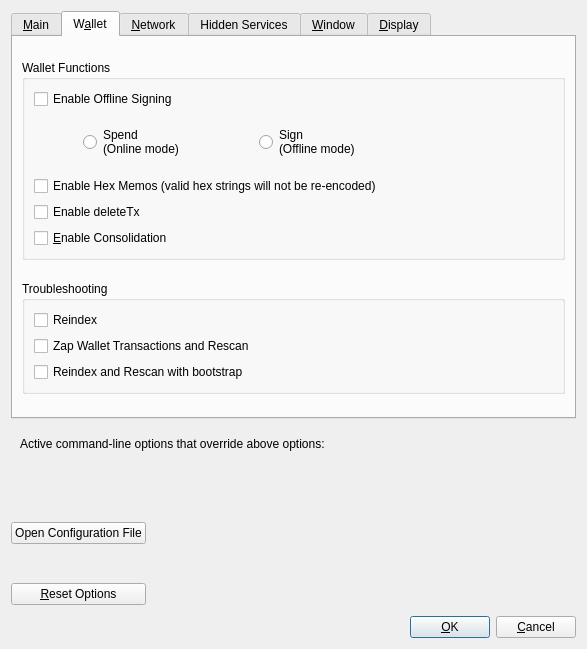
<?xml version="1.0" encoding="UTF-8"?>
<ui version="4.0">
 <class>OptionsDialog</class>
 <widget class="QDialog" name="OptionsDialog">
  <property name="geometry">
   <rect>
    <x>0</x>
    <y>0</y>
    <width>587</width>
    <height>649</height>
   </rect>
  </property>
  <property name="windowTitle">
   <string>Options</string>
  </property>
  <property name="modal">
   <bool>true</bool>
  </property>
  <layout class="QVBoxLayout" name="verticalLayout">
   <item>
    <widget class="QTabWidget" name="tabWidget">
     <property name="currentIndex">
      <number>1</number>
     </property>
     <widget class="QWidget" name="tabMain">
      <attribute name="title">
       <string>&amp;Main</string>
      </attribute>
      <layout class="QVBoxLayout" name="verticalLayout_Main">
       <item>
        <widget class="QCheckBox" name="komodoAtStartup">
         <property name="toolTip">
          <string>Automatically start %1 after logging in to the system.</string>
         </property>
         <property name="text">
          <string>&amp;Start %1 on system login</string>
         </property>
        </widget>
       </item>
       <item>
        <layout class="QHBoxLayout" name="horizontalLayout_2_Main">
         <item>
          <widget class="QLabel" name="databaseCacheLabel">
           <property name="text">
            <string>Size of &amp;database cache</string>
           </property>
           <property name="textFormat">
            <enum>Qt::PlainText</enum>
           </property>
           <property name="buddy">
            <cstring>databaseCache</cstring>
           </property>
          </widget>
         </item>
         <item>
          <widget class="QSpinBox" name="databaseCache"/>
         </item>
         <item>
          <widget class="QLabel" name="databaseCacheUnitLabel">
           <property name="text">
            <string>MB</string>
           </property>
           <property name="textFormat">
            <enum>Qt::PlainText</enum>
           </property>
          </widget>
         </item>
         <item>
          <spacer name="horizontalSpacer_2_Main">
           <property name="orientation">
            <enum>Qt::Horizontal</enum>
           </property>
           <property name="sizeHint" stdset="0">
            <size>
             <width>40</width>
             <height>20</height>
            </size>
           </property>
          </spacer>
         </item>
        </layout>
       </item>
       <item>
        <layout class="QHBoxLayout" name="horizontalLayout_3_Main">
         <item>
          <widget class="QLabel" name="threadsScriptVerifLabel">
           <property name="text">
            <string>Number of script &amp;verification threads</string>
           </property>
           <property name="textFormat">
            <enum>Qt::PlainText</enum>
           </property>
           <property name="buddy">
            <cstring>threadsScriptVerif</cstring>
           </property>
          </widget>
         </item>
         <item>
          <widget class="QSpinBox" name="threadsScriptVerif">
           <property name="toolTip">
            <string>(0 = auto, &lt;0 = leave that many cores free)</string>
           </property>
          </widget>
         </item>
         <item>
          <spacer name="horizontalSpacer_3_Main">
           <property name="orientation">
            <enum>Qt::Horizontal</enum>
           </property>
           <property name="sizeHint" stdset="0">
            <size>
             <width>40</width>
             <height>20</height>
            </size>
           </property>
          </spacer>
         </item>
        </layout>
       </item>
       <item>
        <spacer name="verticalSpacer_Main">
         <property name="orientation">
          <enum>Qt::Vertical</enum>
         </property>
         <property name="sizeHint" stdset="0">
          <size>
           <width>20</width>
           <height>40</height>
          </size>
         </property>
        </spacer>
       </item>
      </layout>
     </widget>
     <widget class="QWidget" name="tabWallet">
      <attribute name="title">
       <string>W&amp;allet</string>
      </attribute>
      <layout class="QVBoxLayout" name="verticalLayout_7">
       <item>
        <spacer name="verticalSpacer_3">
         <property name="orientation">
          <enum>Qt::Vertical</enum>
         </property>
         <property name="sizeHint" stdset="0">
          <size>
           <width>20</width>
           <height>14</height>
          </size>
         </property>
        </spacer>
       </item>
       <item>
        <widget class="QGroupBox" name="groupBox_3">
         <property name="minimumSize">
          <size>
           <width>0</width>
           <height>200</height>
          </size>
         </property>
         <property name="title">
          <string>Wallet Functions</string>
         </property>
         <layout class="QGridLayout" name="gridLayout_5">
          <item row="6" column="0">
           <widget class="QCheckBox" name="saplingConsolidationEnabled">
            <property name="toolTip">
             <string>Enable automatic creation of consolidation transactions to reduce walle size and number of active notes.</string>
            </property>
            <property name="text">
             <string>&amp;Enable Consolidation</string>
            </property>
           </widget>
          </item>
          <item row="4" column="0">
           <widget class="QCheckBox" name="enableHexEncoding">
            <property name="text">
             <string>Enable Hex Memos (valid hex strings will not be re-encoded)</string>
            </property>
           </widget>
          </item>
          <item row="0" column="0">
           <widget class="QCheckBox" name="enableOfflineSigning">
            <property name="toolTip">
             <string>Allow the creation and authorisation of transactions to be split. Authorisation occurrs on a machine that is not connected to the internet</string>
            </property>
            <property name="text">
             <string>Enable Offline Signing</string>
            </property>
           </widget>
          </item>
          <item row="5" column="0">
           <widget class="QCheckBox" name="enableDeleteTx">
            <property name="toolTip">
             <string>Enable or Disable DeleteTx</string>
            </property>
            <property name="text">
             <string>Enable deleteTx</string>
            </property>
           </widget>
          </item>
          <item row="1" column="0" colspan="2">
           <widget class="QFrame" name="frameOfflineSigning">
            <layout class="QGridLayout" name="gridLayout">
             <item row="0" column="2">
              <widget class="QRadioButton" name="rbOfflineSigning_Sign">
               <property name="toolTip">
                <string>This wallet acts as the offline participant that signs the transaction. The (extended) spending key of the spending address is required. Access to the blockchain is not required.</string>
               </property>
               <property name="text">
                <string>Sign
(Offline mode)</string>
               </property>
              </widget>
             </item>
             <item row="0" column="1">
              <widget class="QRadioButton" name="rbOfflineSigning_Spend">
               <property name="minimumSize">
                <size>
                 <width>170</width>
                 <height>0</height>
                </size>
               </property>
               <property name="toolTip">
                <string>This wallet acts as the online participant that creates the transaction. The (extended) viewing key of the spending address is required. Access to the blockchain is required via an internet connection.</string>
               </property>
               <property name="text">
                <string>Spend
(Online mode)</string>
               </property>
              </widget>
             </item>
             <item row="0" column="3">
              <spacer name="hsOfflineSigning2">
               <property name="orientation">
                <enum>Qt::Horizontal</enum>
               </property>
               <property name="sizeHint" stdset="0">
                <size>
                 <width>40</width>
                 <height>0</height>
                </size>
               </property>
              </spacer>
             </item>
             <item row="0" column="0">
              <spacer name="hsOfflineSigning1">
               <property name="orientation">
                <enum>Qt::Horizontal</enum>
               </property>
               <property name="sizeType">
                <enum>QSizePolicy::Fixed</enum>
               </property>
               <property name="sizeHint" stdset="0">
                <size>
                 <width>40</width>
                 <height>0</height>
                </size>
               </property>
              </spacer>
             </item>
            </layout>
           </widget>
          </item>
         </layout>
        </widget>
       </item>
       <item>
        <spacer name="verticalSpacer_2">
         <property name="orientation">
          <enum>Qt::Vertical</enum>
         </property>
         <property name="sizeHint" stdset="0">
          <size>
           <width>20</width>
           <height>13</height>
          </size>
         </property>
        </spacer>
       </item>
       <item>
        <widget class="QGroupBox" name="groupBox_2">
         <property name="title">
          <string>Troubleshooting</string>
         </property>
         <layout class="QVBoxLayout" name="verticalLayout_3">
          <item>
           <widget class="QCheckBox" name="chkReindex">
            <property name="toolTip">
             <string>Reindex on restart</string>
            </property>
            <property name="text">
             <string>Reindex</string>
            </property>
           </widget>
          </item>
          <item>
           <widget class="QCheckBox" name="chkZapWalletTxes">
            <property name="toolTip">
             <string>Remove all wallet transaction and rescan the blockchain for all transactions.</string>
            </property>
            <property name="text">
             <string>Zap Wallet Transactions and Rescan</string>
            </property>
           </widget>
          </item>
          <item>
           <widget class="QCheckBox" name="chkBootstrap">
            <property name="toolTip">
             <string>Reset wallet data using the downloadable bootstrap.</string>
            </property>
            <property name="text">
             <string>Reindex and Rescan with bootstrap</string>
            </property>
           </widget>
          </item>
         </layout>
        </widget>
       </item>
       <item>
        <spacer name="verticalSpacer_4">
         <property name="orientation">
          <enum>Qt::Vertical</enum>
         </property>
         <property name="sizeHint" stdset="0">
          <size>
           <width>20</width>
           <height>14</height>
          </size>
         </property>
        </spacer>
       </item>
      </layout>
     </widget>
     <widget class="QWidget" name="tabNetwork">
      <attribute name="title">
       <string>&amp;Network</string>
      </attribute>
      <layout class="QVBoxLayout" name="verticalLayout_2">
       <item>
        <widget class="QCheckBox" name="requireTLS">
         <property name="toolTip">
          <string>Accept connections from outside.</string>
         </property>
         <property name="text">
          <string>Only connect to encrypted peers</string>
         </property>
        </widget>
       </item>
       <item>
        <widget class="QCheckBox" name="mapPortUpnp">
         <property name="toolTip">
          <string>Automatically open the Pirate client port on the router. This only works when your router supports UPnP and it is enabled.</string>
         </property>
         <property name="text">
          <string>Map port using &amp;UPnP</string>
         </property>
        </widget>
       </item>
       <item>
        <widget class="QCheckBox" name="allowIncoming">
         <property name="toolTip">
          <string>Accept connections from outside.</string>
         </property>
         <property name="text">
          <string>Allow incomin&amp;g connections</string>
         </property>
        </widget>
       </item>
       <item>
        <widget class="QCheckBox" name="Ipv4Disable">
         <property name="toolTip">
          <string>Disable ipv4 networks</string>
         </property>
         <property name="text">
          <string>Disable IPV4 networks</string>
         </property>
        </widget>
       </item>
       <item>
        <widget class="QCheckBox" name="Ipv6Disable">
         <property name="toolTip">
          <string>Disable ipv6 networks</string>
         </property>
         <property name="text">
          <string>Disable IPV6 networks</string>
         </property>
        </widget>
       </item>
       <item>
        <widget class="Line" name="line">
         <property name="orientation">
          <enum>Qt::Horizontal</enum>
         </property>
        </widget>
       </item>
       <item>
        <widget class="QCheckBox" name="connectSocks">
         <property name="toolTip">
          <string>Connect to the Pirate network through a SOCKS5 proxy.</string>
         </property>
         <property name="text">
          <string>&amp;Connect through SOCKS5 proxy (default proxy):</string>
         </property>
        </widget>
       </item>
       <item>
        <layout class="QHBoxLayout" name="horizontalLayout_2_Network">
         <item>
          <widget class="QLabel" name="proxyActiveNets">
           <property name="text">
            <string>Used for reaching peers via:</string>
           </property>
           <property name="textFormat">
            <enum>Qt::PlainText</enum>
           </property>
          </widget>
         </item>
         <item>
          <widget class="QCheckBox" name="proxyReachIPv4">
           <property name="enabled">
            <bool>false</bool>
           </property>
           <property name="toolTip">
            <string>Shows if the supplied default SOCKS5 proxy is used to reach peers via this network type.</string>
           </property>
           <property name="text">
            <string/>
           </property>
          </widget>
         </item>
         <item>
          <widget class="QLabel" name="proxyReachIPv4Label">
           <property name="text">
            <string>IPv4</string>
           </property>
           <property name="textFormat">
            <enum>Qt::PlainText</enum>
           </property>
          </widget>
         </item>
         <item>
          <widget class="QCheckBox" name="proxyReachIPv6">
           <property name="enabled">
            <bool>false</bool>
           </property>
           <property name="toolTip">
            <string>Shows if the supplied default SOCKS5 proxy is used to reach peers via this network type.</string>
           </property>
           <property name="text">
            <string/>
           </property>
          </widget>
         </item>
         <item>
          <widget class="QLabel" name="proxyReachIPv6Label">
           <property name="text">
            <string>IPv6</string>
           </property>
           <property name="textFormat">
            <enum>Qt::PlainText</enum>
           </property>
          </widget>
         </item>
         <item>
          <widget class="QCheckBox" name="proxyReachTor">
           <property name="enabled">
            <bool>false</bool>
           </property>
           <property name="toolTip">
            <string>Shows if the supplied default SOCKS5 proxy is used to reach peers via this network type.</string>
           </property>
           <property name="text">
            <string/>
           </property>
          </widget>
         </item>
         <item>
          <widget class="QLabel" name="proxyReachTorLabel">
           <property name="text">
            <string>Tor</string>
           </property>
           <property name="textFormat">
            <enum>Qt::PlainText</enum>
           </property>
          </widget>
         </item>
         <item>
          <spacer name="horizontalSpacer_2_Network">
           <property name="orientation">
            <enum>Qt::Horizontal</enum>
           </property>
           <property name="sizeHint" stdset="0">
            <size>
             <width>40</width>
             <height>20</height>
            </size>
           </property>
          </spacer>
         </item>
        </layout>
       </item>
       <item>
        <layout class="QHBoxLayout" name="horizontalLayout_1_Network">
         <item>
          <widget class="QLabel" name="proxyIpLabel">
           <property name="text">
            <string>Proxy &amp;IP:</string>
           </property>
           <property name="textFormat">
            <enum>Qt::PlainText</enum>
           </property>
           <property name="buddy">
            <cstring>proxyIp</cstring>
           </property>
          </widget>
         </item>
         <item>
          <widget class="QValidatedLineEdit" name="proxyIp">
           <property name="minimumSize">
            <size>
             <width>140</width>
             <height>0</height>
            </size>
           </property>
           <property name="maximumSize">
            <size>
             <width>140</width>
             <height>16777215</height>
            </size>
           </property>
           <property name="toolTip">
            <string>IP address of the proxy (e.g. IPv4: 127.0.0.1 / IPv6: ::1)</string>
           </property>
          </widget>
         </item>
         <item>
          <widget class="QLabel" name="proxyPortLabel">
           <property name="text">
            <string>&amp;Port:</string>
           </property>
           <property name="textFormat">
            <enum>Qt::PlainText</enum>
           </property>
           <property name="buddy">
            <cstring>proxyPort</cstring>
           </property>
          </widget>
         </item>
         <item>
          <widget class="QLineEdit" name="proxyPort">
           <property name="minimumSize">
            <size>
             <width>55</width>
             <height>0</height>
            </size>
           </property>
           <property name="maximumSize">
            <size>
             <width>55</width>
             <height>16777215</height>
            </size>
           </property>
           <property name="toolTip">
            <string>Port of the proxy (e.g. 9050)</string>
           </property>
          </widget>
         </item>
         <item>
          <spacer name="horizontalSpacer_1_Network">
           <property name="orientation">
            <enum>Qt::Horizontal</enum>
           </property>
           <property name="sizeHint" stdset="0">
            <size>
             <width>40</width>
             <height>20</height>
            </size>
           </property>
          </spacer>
         </item>
        </layout>
       </item>
       <item>
        <widget class="Line" name="line_4">
         <property name="orientation">
          <enum>Qt::Horizontal</enum>
         </property>
        </widget>
       </item>
       <item>
        <spacer name="verticalSpacer_Network">
         <property name="orientation">
          <enum>Qt::Vertical</enum>
         </property>
         <property name="sizeHint" stdset="0">
          <size>
           <width>20</width>
           <height>40</height>
          </size>
         </property>
        </spacer>
       </item>
      </layout>
     </widget>
     <widget class="QWidget" name="tab">
      <attribute name="title">
       <string>Hidden Services</string>
      </attribute>
      <layout class="QVBoxLayout" name="verticalLayout_5">
       <item>
        <widget class="QLabel" name="I2PHeading">
         <property name="font">
          <font>
           <pointsize>12</pointsize>
          </font>
         </property>
         <property name="text">
          <string>I2P Network Settings</string>
         </property>
        </widget>
       </item>
       <item>
        <widget class="QCheckBox" name="connectSocksI2P">
         <property name="toolTip">
          <string>Connect to the Pirate network through a SOCKS5 proxy.</string>
         </property>
         <property name="text">
          <string>&amp;Connect through I2P using SAM Proxy</string>
         </property>
        </widget>
       </item>
       <item>
        <widget class="QCheckBox" name="allowIncomingI2P">
         <property name="toolTip">
          <string>Accept I2P connections from outside.</string>
         </property>
         <property name="text">
          <string>Allow incomin&amp;g I2P connections</string>
         </property>
        </widget>
       </item>
       <item>
        <layout class="QHBoxLayout" name="horizontalLayout_3_Network_2">
         <item>
          <widget class="QLabel" name="proxyIpI2PLabel">
           <property name="text">
            <string>I2P SAM &amp;IP:</string>
           </property>
           <property name="textFormat">
            <enum>Qt::PlainText</enum>
           </property>
          </widget>
         </item>
         <item>
          <widget class="QValidatedLineEdit" name="proxyIpI2P">
           <property name="minimumSize">
            <size>
             <width>140</width>
             <height>0</height>
            </size>
           </property>
           <property name="maximumSize">
            <size>
             <width>140</width>
             <height>16777215</height>
            </size>
           </property>
           <property name="toolTip">
            <string>IP address of the proxy (e.g. IPv4: 127.0.0.1 / IPv6: ::1)</string>
           </property>
           <property name="placeholderText">
            <string>127.0.0.1</string>
           </property>
          </widget>
         </item>
         <item>
          <widget class="QLabel" name="proxyPortI2PLabel">
           <property name="text">
            <string>&amp;Port:</string>
           </property>
           <property name="textFormat">
            <enum>Qt::PlainText</enum>
           </property>
          </widget>
         </item>
         <item>
          <widget class="QLineEdit" name="proxyPortI2P">
           <property name="minimumSize">
            <size>
             <width>55</width>
             <height>0</height>
            </size>
           </property>
           <property name="maximumSize">
            <size>
             <width>55</width>
             <height>16777215</height>
            </size>
           </property>
           <property name="toolTip">
            <string>Port of the proxy (e.g. 7656)</string>
           </property>
           <property name="placeholderText">
            <string>7656</string>
           </property>
          </widget>
         </item>
         <item>
          <spacer name="horizontalSpacer_4_Network_2">
           <property name="orientation">
            <enum>Qt::Horizontal</enum>
           </property>
           <property name="sizeHint" stdset="0">
            <size>
             <width>40</width>
             <height>20</height>
            </size>
           </property>
          </spacer>
         </item>
        </layout>
       </item>
       <item>
        <spacer name="verticalSpacer_7">
         <property name="orientation">
          <enum>Qt::Vertical</enum>
         </property>
         <property name="sizeType">
          <enum>QSizePolicy::Minimum</enum>
         </property>
         <property name="sizeHint" stdset="0">
          <size>
           <width>20</width>
           <height>5</height>
          </size>
         </property>
        </spacer>
       </item>
       <item>
        <widget class="QLabel" name="i2pLink">
         <property name="text">
          <string>TextLabel</string>
         </property>
        </widget>
       </item>
       <item>
        <widget class="Line" name="line_2">
         <property name="orientation">
          <enum>Qt::Horizontal</enum>
         </property>
        </widget>
       </item>
       <item>
        <widget class="QLabel" name="TorHeading">
         <property name="font">
          <font>
           <pointsize>12</pointsize>
          </font>
         </property>
         <property name="text">
          <string>Tor Network Settings</string>
         </property>
        </widget>
       </item>
       <item>
        <widget class="QCheckBox" name="connectSocksTor">
         <property name="toolTip">
          <string>Connect to the Pirate network through a separate proxy for Tor hidden services.</string>
         </property>
         <property name="text">
          <string>Use separate proxy to reach peers via Tor hidden services:</string>
         </property>
        </widget>
       </item>
       <item>
        <layout class="QHBoxLayout" name="horizontalLayout_3_Network">
         <item>
          <widget class="QLabel" name="proxyIpTorLabel">
           <property name="text">
            <string>Tor Proxy &amp;IP:</string>
           </property>
           <property name="textFormat">
            <enum>Qt::PlainText</enum>
           </property>
           <property name="buddy">
            <cstring>proxyIpTor</cstring>
           </property>
          </widget>
         </item>
         <item>
          <widget class="QValidatedLineEdit" name="proxyIpTor">
           <property name="minimumSize">
            <size>
             <width>140</width>
             <height>0</height>
            </size>
           </property>
           <property name="maximumSize">
            <size>
             <width>140</width>
             <height>16777215</height>
            </size>
           </property>
           <property name="toolTip">
            <string>IP address of the proxy (e.g. IPv4: 127.0.0.1 / IPv6: ::1)</string>
           </property>
           <property name="placeholderText">
            <string>127.0.0.1</string>
           </property>
          </widget>
         </item>
         <item>
          <widget class="QLabel" name="proxyPortTorLabel">
           <property name="text">
            <string>&amp;Port:</string>
           </property>
           <property name="textFormat">
            <enum>Qt::PlainText</enum>
           </property>
           <property name="buddy">
            <cstring>proxyPortTor</cstring>
           </property>
          </widget>
         </item>
         <item>
          <widget class="QLineEdit" name="proxyPortTor">
           <property name="minimumSize">
            <size>
             <width>55</width>
             <height>0</height>
            </size>
           </property>
           <property name="maximumSize">
            <size>
             <width>55</width>
             <height>16777215</height>
            </size>
           </property>
           <property name="toolTip">
            <string>Port of the proxy (e.g. 9050)</string>
           </property>
           <property name="placeholderText">
            <string>9050</string>
           </property>
          </widget>
         </item>
         <item>
          <spacer name="horizontalSpacer_4_Network">
           <property name="orientation">
            <enum>Qt::Horizontal</enum>
           </property>
           <property name="sizeHint" stdset="0">
            <size>
             <width>40</width>
             <height>20</height>
            </size>
           </property>
          </spacer>
         </item>
        </layout>
       </item>
       <item>
        <layout class="QHBoxLayout" name="horizontalLayout_3_Network_3">
         <item>
          <widget class="QLabel" name="controlIpTorLabel">
           <property name="text">
            <string>Tor Control &amp;IP:</string>
           </property>
           <property name="textFormat">
            <enum>Qt::PlainText</enum>
           </property>
           <property name="buddy">
            <cstring>proxyIpTor</cstring>
           </property>
          </widget>
         </item>
         <item>
          <widget class="QValidatedLineEdit" name="controlIpTor">
           <property name="minimumSize">
            <size>
             <width>140</width>
             <height>0</height>
            </size>
           </property>
           <property name="maximumSize">
            <size>
             <width>140</width>
             <height>16777215</height>
            </size>
           </property>
           <property name="toolTip">
            <string>IP address of the control (e.g. IPv4: 127.0.0.1 / IPv6: ::1)</string>
           </property>
           <property name="placeholderText">
            <string>127.0.0.1</string>
           </property>
          </widget>
         </item>
         <item>
          <widget class="QLabel" name="controlPortTorLabel">
           <property name="text">
            <string>&amp;Port:</string>
           </property>
           <property name="textFormat">
            <enum>Qt::PlainText</enum>
           </property>
           <property name="buddy">
            <cstring>proxyPortTor</cstring>
           </property>
          </widget>
         </item>
         <item>
          <widget class="QLineEdit" name="controlPortTor">
           <property name="minimumSize">
            <size>
             <width>55</width>
             <height>0</height>
            </size>
           </property>
           <property name="maximumSize">
            <size>
             <width>55</width>
             <height>16777215</height>
            </size>
           </property>
           <property name="toolTip">
            <string>Port of the tor control (e.g. 9051)</string>
           </property>
           <property name="placeholderText">
            <string>9051</string>
           </property>
          </widget>
         </item>
         <item>
          <spacer name="horizontalSpacer_4_Network_3">
           <property name="orientation">
            <enum>Qt::Horizontal</enum>
           </property>
           <property name="sizeHint" stdset="0">
            <size>
             <width>40</width>
             <height>20</height>
            </size>
           </property>
          </spacer>
         </item>
        </layout>
       </item>
       <item>
        <layout class="QHBoxLayout" name="horizontalLayout_3_Network_4">
         <item>
          <widget class="QLabel" name="controlPasswordTorLabel">
           <property name="text">
            <string>Tor Control Password:</string>
           </property>
           <property name="textFormat">
            <enum>Qt::PlainText</enum>
           </property>
           <property name="buddy">
            <cstring></cstring>
           </property>
          </widget>
         </item>
         <item>
          <widget class="QValidatedLineEdit" name="controlPasswordTor">
           <property name="minimumSize">
            <size>
             <width>140</width>
             <height>0</height>
            </size>
           </property>
           <property name="maximumSize">
            <size>
             <width>140</width>
             <height>16777215</height>
            </size>
           </property>
           <property name="toolTip">
            <string>Tor control port password</string>
           </property>
           <property name="inputMask">
            <string/>
           </property>
           <property name="echoMode">
            <enum>QLineEdit::Password</enum>
           </property>
           <property name="placeholderText">
            <string/>
           </property>
          </widget>
         </item>
         <item>
          <spacer name="horizontalSpacer_4_Network_4">
           <property name="orientation">
            <enum>Qt::Horizontal</enum>
           </property>
           <property name="sizeHint" stdset="0">
            <size>
             <width>40</width>
             <height>20</height>
            </size>
           </property>
          </spacer>
         </item>
        </layout>
       </item>
       <item>
        <spacer name="verticalSpacer_6">
         <property name="orientation">
          <enum>Qt::Vertical</enum>
         </property>
         <property name="sizeType">
          <enum>QSizePolicy::Minimum</enum>
         </property>
         <property name="sizeHint" stdset="0">
          <size>
           <width>20</width>
           <height>5</height>
          </size>
         </property>
        </spacer>
       </item>
       <item>
        <widget class="QLabel" name="torLink">
         <property name="text">
          <string>TextLabel</string>
         </property>
        </widget>
       </item>
       <item>
        <spacer name="verticalSpacer_5">
         <property name="orientation">
          <enum>Qt::Vertical</enum>
         </property>
         <property name="sizeHint" stdset="0">
          <size>
           <width>20</width>
           <height>56</height>
          </size>
         </property>
        </spacer>
       </item>
      </layout>
     </widget>
     <widget class="QWidget" name="tabWindow">
      <attribute name="title">
       <string>&amp;Window</string>
      </attribute>
      <layout class="QVBoxLayout" name="verticalLayout_Window">
       <item>
        <widget class="QCheckBox" name="hideTrayIcon">
         <property name="toolTip">
          <string>Hide the icon from the system tray.</string>
         </property>
         <property name="text">
          <string>&amp;Hide tray icon</string>
         </property>
        </widget>
       </item>
       <item>
        <widget class="QCheckBox" name="minimizeToTray">
         <property name="toolTip">
          <string>Show only a tray icon after minimizing the window.</string>
         </property>
         <property name="text">
          <string>&amp;Minimize to the tray instead of the taskbar</string>
         </property>
        </widget>
       </item>
       <item>
        <widget class="QCheckBox" name="minimizeOnClose">
         <property name="toolTip">
          <string>Minimize instead of exit the application when the window is closed. When this option is enabled, the application will be closed only after selecting Exit in the menu.</string>
         </property>
         <property name="text">
          <string>M&amp;inimize on close</string>
         </property>
        </widget>
       </item>
       <item>
        <spacer name="verticalSpacer_Window">
         <property name="orientation">
          <enum>Qt::Vertical</enum>
         </property>
         <property name="sizeHint" stdset="0">
          <size>
           <width>20</width>
           <height>40</height>
          </size>
         </property>
        </spacer>
       </item>
      </layout>
     </widget>
     <widget class="QWidget" name="tabDisplay">
      <attribute name="title">
       <string>&amp;Display</string>
      </attribute>
      <layout class="QVBoxLayout" name="verticalLayout_6">
       <item>
        <layout class="QHBoxLayout" name="horizontalLayout_4_Display">
         <item>
          <widget class="QLabel" name="themeLabel">
           <property name="text">
            <string>Wallet Theme</string>
           </property>
           <property name="textFormat">
            <enum>Qt::PlainText</enum>
           </property>
           <property name="buddy">
            <cstring>theme</cstring>
           </property>
          </widget>
         </item>
         <item>
          <widget class="QValueComboBox" name="theme">
           <property name="toolTip">
            <string>The user interface theme can be set here</string>
           </property>
          </widget>
         </item>
        </layout>
       </item>
       <item>
        <layout class="QHBoxLayout" name="horizontalLayout_1_Display">
         <item>
          <widget class="QLabel" name="langLabel">
           <property name="text">
            <string>User Interface &amp;language:</string>
           </property>
           <property name="textFormat">
            <enum>Qt::PlainText</enum>
           </property>
           <property name="buddy">
            <cstring>lang</cstring>
           </property>
          </widget>
         </item>
         <item>
          <widget class="QValueComboBox" name="lang">
           <property name="toolTip">
            <string>The user interface language can be set here. This setting will take effect after restarting %1.</string>
           </property>
          </widget>
         </item>
        </layout>
       </item>
       <item>
        <layout class="QHBoxLayout" name="horizontalLayout_2_Display">
         <item>
          <widget class="QLabel" name="unitLabel">
           <property name="text">
            <string>&amp;Unit to show amounts in:</string>
           </property>
           <property name="textFormat">
            <enum>Qt::PlainText</enum>
           </property>
           <property name="buddy">
            <cstring>unit</cstring>
           </property>
          </widget>
         </item>
         <item>
          <widget class="QValueComboBox" name="unit">
           <property name="toolTip">
            <string>Choose the default subdivision unit to show in the interface and when sending coins.</string>
           </property>
          </widget>
         </item>
        </layout>
       </item>
       <item>
        <layout class="QHBoxLayout" name="horizontalLayout_3_Display">
         <item>
          <widget class="QLabel" name="thirdPartyTxUrlsLabel">
           <property name="toolTip">
            <string>Third party URLs (e.g. a block explorer) that appear in the transactions tab as context menu items. %s in the URL is replaced by transaction hash. Multiple URLs are separated by vertical bar |.</string>
           </property>
           <property name="text">
            <string>&amp;Third party transaction URLs</string>
           </property>
           <property name="buddy">
            <cstring>thirdPartyTxUrls</cstring>
           </property>
          </widget>
         </item>
         <item>
          <widget class="QLineEdit" name="thirdPartyTxUrls">
           <property name="toolTip">
            <string>Third party URLs (e.g. a block explorer) that appear in the transactions tab as context menu items. %s in the URL is replaced by transaction hash. Multiple URLs are separated by vertical bar |.</string>
           </property>
          </widget>
         </item>
        </layout>
       </item>
       <item>
        <spacer name="verticalSpacer_Display">
         <property name="orientation">
          <enum>Qt::Vertical</enum>
         </property>
         <property name="sizeHint" stdset="0">
          <size>
           <width>20</width>
           <height>40</height>
          </size>
         </property>
        </spacer>
       </item>
      </layout>
     </widget>
    </widget>
   </item>
   <item>
    <widget class="QFrame" name="frame">
     <layout class="QVBoxLayout" name="verticalLayout_Bottom">
      <item>
       <layout class="QHBoxLayout" name="horizontalLayout_Bottom">
        <item>
         <widget class="QLabel" name="overriddenByCommandLineInfoLabel">
          <property name="text">
           <string>Active command-line options that override above options:</string>
          </property>
          <property name="textFormat">
           <enum>Qt::PlainText</enum>
          </property>
         </widget>
        </item>
        <item>
         <spacer name="horizontalSpacer_Bottom">
          <property name="orientation">
           <enum>Qt::Horizontal</enum>
          </property>
          <property name="sizeHint" stdset="0">
           <size>
            <width>40</width>
            <height>20</height>
           </size>
          </property>
         </spacer>
        </item>
       </layout>
      </item>
      <item>
       <widget class="QLabel" name="overriddenByCommandLineLabel">
        <property name="text">
         <string/>
        </property>
        <property name="textFormat">
         <enum>Qt::PlainText</enum>
        </property>
        <property name="wordWrap">
         <bool>true</bool>
        </property>
       </widget>
      </item>
     </layout>
    </widget>
   </item>
   <item>
    <layout class="QHBoxLayout" name="horizontalLayout_Buttons">
     <item>
      <layout class="QVBoxLayout" name="verticalLayout_Buttons">
       <item>
        <widget class="QPushButton" name="openKomodoConfButton">
         <property name="toolTip">
          <string>Open the %1 configuration file from the working directory.</string>
         </property>
         <property name="text">
          <string>Open Configuration File</string>
         </property>
         <property name="autoDefault">
          <bool>false</bool>
         </property>
        </widget>
       </item>
       <item>
        <widget class="QPushButton" name="resetButton">
         <property name="toolTip">
          <string>Reset all client options to default.</string>
         </property>
         <property name="text">
          <string>&amp;Reset Options</string>
         </property>
         <property name="autoDefault">
          <bool>false</bool>
         </property>
        </widget>
       </item>
      </layout>
     </item>
     <item>
      <spacer name="horizontalSpacer_1">
       <property name="orientation">
        <enum>Qt::Horizontal</enum>
       </property>
       <property name="sizeHint" stdset="0">
        <size>
         <width>40</width>
         <height>48</height>
        </size>
       </property>
      </spacer>
     </item>
     <item>
      <widget class="QLabel" name="statusLabel">
       <property name="minimumSize">
        <size>
         <width>200</width>
         <height>0</height>
        </size>
       </property>
       <property name="font">
        <font>
         <weight>75</weight>
         <bold>true</bold>
        </font>
       </property>
       <property name="text">
        <string/>
       </property>
       <property name="textFormat">
        <enum>Qt::PlainText</enum>
       </property>
       <property name="wordWrap">
        <bool>true</bool>
       </property>
      </widget>
     </item>
     <item>
      <spacer name="horizontalSpacer_2">
       <property name="orientation">
        <enum>Qt::Horizontal</enum>
       </property>
       <property name="sizeHint" stdset="0">
        <size>
         <width>40</width>
         <height>48</height>
        </size>
       </property>
      </spacer>
     </item>
     <item>
      <layout class="QVBoxLayout" name="verticalLayout_4">
       <item>
        <spacer name="verticalSpacer">
         <property name="orientation">
          <enum>Qt::Vertical</enum>
         </property>
         <property name="sizeHint" stdset="0">
          <size>
           <width>20</width>
           <height>40</height>
          </size>
         </property>
        </spacer>
       </item>
       <item>
        <layout class="QHBoxLayout" name="horizontalLayout">
         <item>
          <widget class="QPushButton" name="okButton">
           <property name="text">
            <string>&amp;OK</string>
           </property>
           <property name="autoDefault">
            <bool>false</bool>
           </property>
           <property name="default">
            <bool>true</bool>
           </property>
          </widget>
         </item>
         <item>
          <widget class="QPushButton" name="cancelButton">
           <property name="text">
            <string>&amp;Cancel</string>
           </property>
           <property name="autoDefault">
            <bool>false</bool>
           </property>
          </widget>
         </item>
        </layout>
       </item>
      </layout>
     </item>
    </layout>
   </item>
  </layout>
 </widget>
 <customwidgets>
  <customwidget>
   <class>QValidatedLineEdit</class>
   <extends>QLineEdit</extends>
   <header>qvalidatedlineedit.h</header>
  </customwidget>
  <customwidget>
   <class>QValueComboBox</class>
   <extends>QComboBox</extends>
   <header>qvaluecombobox.h</header>
  </customwidget>
 </customwidgets>
 <resources/>
 <connections/>
</ui>
